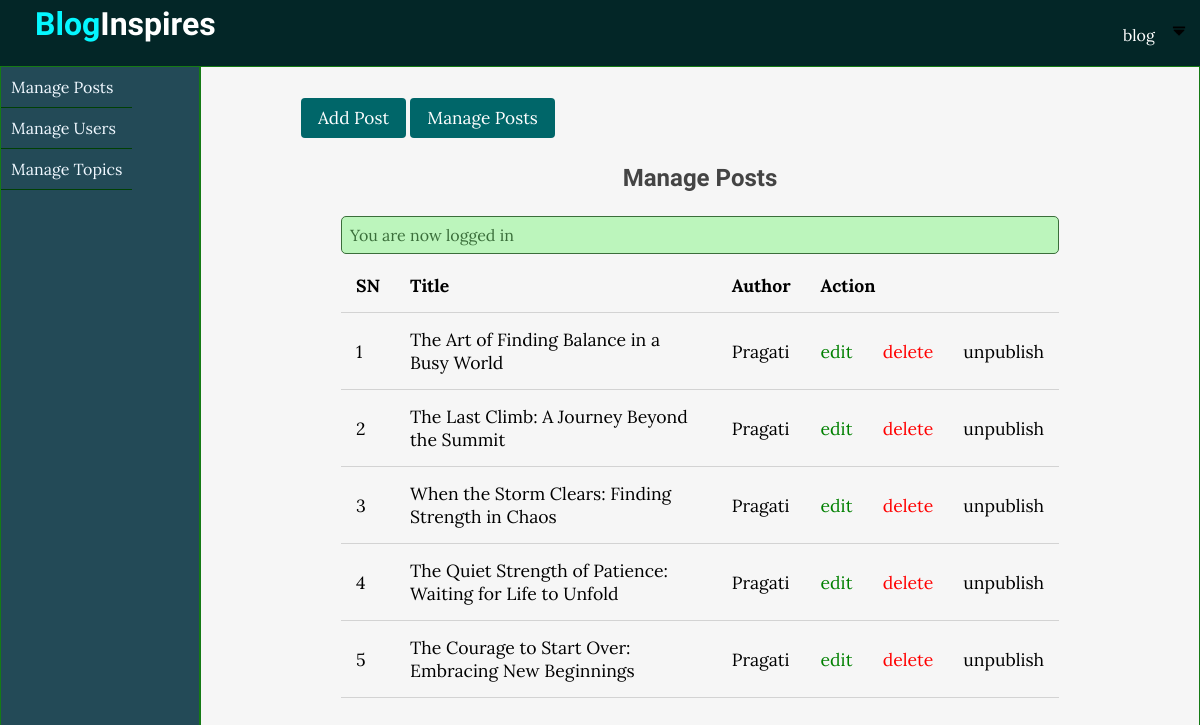
Screenshot of /admin/posts/index.php (signed in) with the database file from the repository.
### tables this page shows
CREATE TABLE `posts` (
  `id` int(11) NOT NULL,
  `user_id` int(11) NOT NULL,
  `topic_id` int(11) DEFAULT NULL,
  `title` varchar(255) NOT NULL,
  `image` varchar(255) NOT NULL,
  `body` text NOT NULL,
  `published` tinyint(4) NOT NULL,
  `created_at` datetime DEFAULT current_timestamp()
);

### app/database/db.php (called while the page is built, shortened)
<?php
 require('connect.php');
function selectAll($table,$conditions = [])
{
    global $conn;
    $sql = "SELECT * FROM $table";
 if (empty($conditions)) {
    $stmt= $conn->prepare($sql);
    $stmt->execute();
    $records = $stmt->get_result()->fetch_all(MYSQLI_ASSOC);
    return $records;
}
}

### app/controllers/posts.php (called while the page is built, shortened)
<?php  include(ROOT_PATH . "/app/database/db.php")?>
<?php
 $table = 'posts';
$posts = selectALl($table);
?>

### admin/posts/index.php (the view, shortened to what this page needs)
<?php include(ROOT_PATH . "/app/controllers/posts.php");
?>
<!DOCTYPE html>
<html lang="en">
<head>
    <link rel="stylesheet" href="../../assets/css/dashboard.css">
    <link rel="stylesheet" href="../../assets/css/admin.css">
</head>
<body>
<?php include(ROOT_PATH . "/app/includes/adminHeader.php"); ?>
    <div class="admin-wrapper">
    <?php include(ROOT_PATH . "/app/includes/adminSidebar.php"); ?>
        <div class="admin-content">
        <div class="button-group">
            <a href="create.php" class="btn btn-big">Add Post</a>
            <a href="index.php" class="btn btn-big">Manage Posts</a>
        </div>
        <div class="content">
            <h2 class="page-title">Manage Posts</h2>
            <?php include(ROOT_PATH . "/app/includes/messages.php");  ?>
            <table>
                <thead>
                    <th>SN</th>
                    <th>Title</th>
                    <th>Author</th>
                    <th colspan="3">Action</th>
                </thead>
                <tbody>
                    <?php foreach  ($posts as $key => $post) : ?>
                    <tr>
                        <td><?php echo $key + 1; ?></td>
                        <td><?php echo $post['title'] ?></td>
                        <td>Pragati</td>
                        <td><a href="edit.php?id=<?php echo $post['id']; ?>" class="edit">edit</a></td>
                        <td><a href="edit.php?delete_id=<?php echo $post['id']; ?>" class="delete">delete</a></td>
                        <?php if ($post['published']): ?>
                            <td><a href="edit.php?published=0&p_id=<?php echo $post['id'] ?>" class="unpublish">unpublish</a></td>
                      <?php else: ?>
                      <td><a href="edit.php?published=1&p_id=<?php echo $post['id'] ?>" class="publish">publish</a></td>
                      <?php endif; ?>
                    </tr>
                    <?php endforeach; ?>
                </tbody>
            </table>
        </div>
           </div>
        </div>
</body>
</html>

### assets/css/dashboard.css (style rules this page uses)
* { padding:0px; margin:0px; box-sizing: border-box; }
html,body { background: #f6f6f6; font-family: 'Lora',serif; }
html { height:100%; }
body { height:100%; }
h1,h2,h3,h4,h5,h6 { font-family: 'Candal',serif; color:#444; margin:5px; }
a { text-decoration: none; color:inherit; }
.btn { padding: .5rem 1rem; background: #006669; color:white; border:1px solid transparent; border-radius: .25rem; font-size:1.08em; font-family: 'Lora',serif; }
.content { width: 90%; margin: 30px auto 30px; }

### assets/css/admin.css (style rules this page uses)
.admin-wrapper { height:100%; width:100%; display:grid; grid-template-columns: 1fr 5fr; }
.left-sidebar,.admin-content { width:100%; height:100%; display:flex; flex-direction:column; align-items:start; border: 1px solid rgb(21, 122, 21); }
.admin-content { height:100%; padding:40px 100px 100px; overflow-y:scroll; }
.page-title { text-align: center; margin-bottom: 1.5rem; }
table { width:100%; border-collapse: collapse; font-size:1.1rem; }
th,td { padding:15px; text-align:left; border-bottom:1px solid #d3d3d3; }
.edit { color:green; }
.delete { color:red; }

### rows the page displays
posts: title "The Art of Finding Balance in a Busy World"
posts: title "The Last Climb: A Journey Beyond the Summit"
posts: title "When the Storm Clears: Finding Strength in Chaos"
posts: title "The Quiet Strength of Patience: Waiting for Life to Unfold"
posts: title "The Courage to Start Over: Embracing New Beginnings"

### other values shown
$_SESSION['username'] "blog"
$_SESSION['message'] "You are now logged in"
